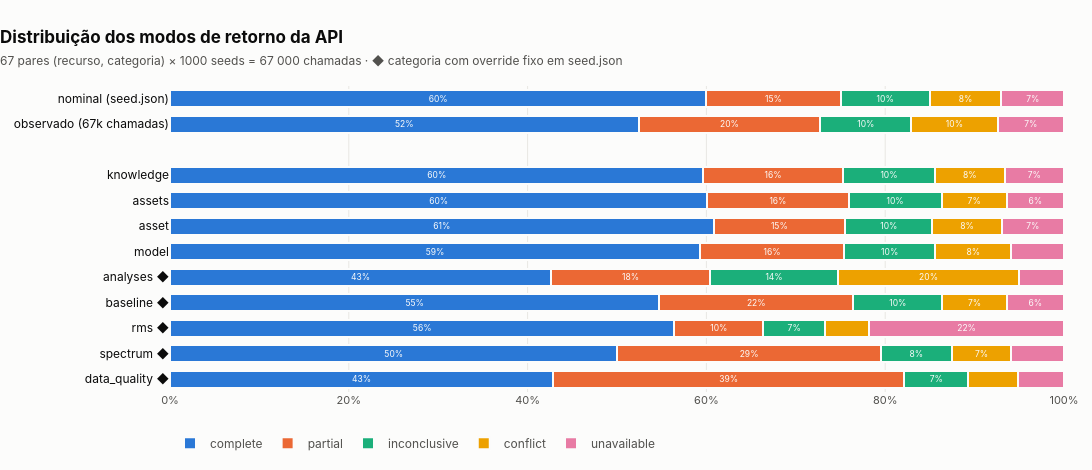

The notebook cell saved with this chart:
### Code cell
# Paleta categórica em ordem fixa (slots 1-5 do sistema de design), validada para pares
# adjacentes em pilha. Contraste sub-3:1 em três slots => rótulos diretos, nunca só cor.
# Os cinco modos de retorno da API. Os três que existem na paleta do trabalho vêm do
# módulo; os dois que só este notebook usa ficam declarados aqui, e é o teste da T31
# que impede um deles de virar um segundo azul.
CORES = {"complete": fg.AZUL, "partial": "#eb6834", "inconclusive": fg.VERDE,
         "conflict": fg.AMBAR, "unavailable": "#e87ba4"}
TINTA, TINTA2, SUPERFICIE = fg.TINTA, fg.TINTA2, fg.SUPERFICIE

ORDEM = ["knowledge", "company", "assets", "asset", "model", "analyses",
         "baseline", "rms", "spectrum", "data_quality"]
ordem = [c for c in ORDEM if c in por_categoria]

rotulos = ["nominal (seed.json)", f"observado ({total//1000}k chamadas)", ""] + [
    f"{c}{' ◆' if any(p[1] == c and p in com_override for p in pares) else ''}" for c in ordem
]
series = {m: [DISTRIBUICAO[m], observado[m] / total, None] +
             [por_categoria[c][m] / sum(por_categoria[c].values()) for c in ordem]
          for m in MODOS}

fig = go.Figure()
for modo in MODOS:
    vals = series[modo]
    fig.add_bar(
        y=rotulos, x=vals, name=modo, orientation="h",
        marker=dict(color=CORES[modo], line=dict(color=SUPERFICIE, width=2)),
        text=[f"{v:.0%}" if v is not None and v >= 0.06 else "" for v in vals],
        textposition="inside", insidetextanchor="middle",
        textfont=dict(color=SUPERFICIE, size=11, family=fg.FAMILIA),
        hovertemplate="%{y} · " + modo + " · %{x:.1%}<extra></extra>",
    )

fig.update_layout(
    barmode="stack", bargap=0.34,
    title=dict(
        text="<b>Distribuição dos modos de retorno da API</b><br>"
             "<span style='font-size:12px;color:#52514e'>67 pares (recurso, categoria) × 1000 "
             "seeds = 67 000 chamadas · ◆ categoria com override fixo em seed.json</span>",
        x=0, xanchor="left", font=dict(size=17, color=TINTA),
    ),
    legend=dict(orientation="h", y=-0.12, x=0, font=dict(color=TINTA2, size=12),
                title=None, traceorder="normal"),
    xaxis=dict(tickformat=".0%", showgrid=True, gridcolor="#e8e7e3", zeroline=False,
               range=[0, 1], tickfont=dict(color=TINTA2, size=11)),
    yaxis=dict(autorange="reversed", tickfont=dict(color=TINTA, size=12)),
    plot_bgcolor=SUPERFICIE, paper_bgcolor=SUPERFICIE,
    margin=dict(l=170, r=28, t=86, b=64), height=470, width=fg.LARGURA,
    font=dict(family=fg.FAMILIA),
)

png, svg = fg.exportar(fig, "fig01_distribuicao_status", FIGURAS)
print("gravado:", png.relative_to(RAIZ), "+", svg.name)
fig.show()

### Figure 1 — Plotly figure (JSON) as saved in the notebook; plotly's stock layout.template omitted (floating-point values rounded to 4 significant figures)
{"data": [{"hovertemplate": "%{y} · complete · %{x:.1%}<extra></extra>", "insidetextanchor": "middle", "marker": {"color": "#2a78d6", "line": {"color": "#fcfcfb", "width": 2}}, "name": "complete", "orientation": "h", "text": ["60%", "52%", "", "60%", "60%", "61%", "59%", "43%", "55%", "56%", "50%", "43%"], "textfont": {"color": "#fcfcfb", "family": "Inter, Helvetica, Arial, sans-serif", "size": 11}, "textposition": "inside", "type": "bar", "x": [0.6, 0.5243, null, 0.5967, 0.601, 0.608, 0.593, 0.4265, 0.5473, 0.5642, 0.5005, 0.4287], "y": ["nominal (seed.json)", "observado (67k chamadas)", "", "knowledge", "assets", "asset", "model", "analyses ◆", "baseline ◆", "rms ◆", "spectrum ◆", "data_quality ◆"]}, {"hovertemplate": "%{y} · partial · %{x:.1%}<extra></extra>", "insidetextanchor": "middle", "marker": {"color": "#eb6834", "line": {"color": "#fcfcfb", "width": 2}}, "name": "partial", "orientation": "h", "text": ["15%", "20%", "", "16%", "16%", "15%", "16%", "18%", "22%", "10%", "29%", "39%"], "textfont": {"color": "#fcfcfb", "family": "Inter, Helvetica, Arial, sans-serif", "size": 11}, "textposition": "inside", "type": "bar", "x": [0.15, 0.2031, null, 0.1559, 0.158, 0.1471, 0.161, 0.1773, 0.217, 0.0995, 0.2945, 0.3924], "y": ["nominal (seed.json)", "observado (67k chamadas)", "", "knowledge", "assets", "asset", "model", "analyses ◆", "baseline ◆", "rms ◆", "spectrum ◆", "data_quality ◆"]}, {"hovertemplate": "%{y} · inconclusive · %{x:.1%}<extra></extra>", "insidetextanchor": "middle", "marker": {"color": "#1baf7a", "line": {"color": "#fcfcfb", "width": 2}}, "name": "inconclusive", "orientation": "h", "text": ["10%", "10%", "", "10%", "10%", "10%", "10%", "14%", "10%", "7%", "8%", "7%"], "textfont": {"color": "#fcfcfb", "family": "Inter, Helvetica, Arial, sans-serif", "size": 11}, "textposition": "inside", "type": "bar", "x": [0.1, 0.1017, null, 0.1033, 0.104, 0.0978, 0.102, 0.1437, 0.09946, 0.069, 0.07967, 0.07186], "y": ["nominal (seed.json)", "observado (67k chamadas)", "", "knowledge", "assets", "asset", "model", "analyses ◆", "baseline ◆", "rms ◆", "spectrum ◆", "data_quality ◆"]}, {"hovertemplate": "%{y} · conflict · %{x:.1%}<extra></extra>", "insidetextanchor": "middle", "marker": {"color": "#eda100", "line": {"color": "#fcfcfb", "width": 2}}, "name": "conflict", "orientation": "h", "text": ["8%", "10%", "", "8%", "7%", "8%", "8%", "20%", "7%", "", "7%", ""], "textfont": {"color": "#fcfcfb", "family": "Inter, Helvetica, Arial, sans-serif", "size": 11}, "textposition": "inside", "type": "bar", "x": [0.08, 0.09654, null, 0.07771, 0.073, 0.0772, 0.085, 0.202, 0.07223, 0.04933, 0.06617, 0.05543], "y": ["nominal (seed.json)", "observado (67k chamadas)", "", "knowledge", "assets", "asset", "model", "analyses ◆", "baseline ◆", "rms ◆", "spectrum ◆", "data_quality ◆"]}, {"hovertemplate": "%{y} · unavailable · %{x:.1%}<extra></extra>", "insidetextanchor": "middle", "marker": {"color": "#e87ba4", "line": {"color": "#fcfcfb", "width": 2}}, "name": "unavailable", "orientation": "h", "text": ["7%", "7%", "", "7%", "6%", "7%", "", "", "6%", "22%", "", ""], "textfont": {"color": "#fcfcfb", "family": "Inter, Helvetica, Arial, sans-serif", "size": 11}, "textposition": "inside", "type": "bar", "x": [0.07, 0.0743, null, 0.06643, 0.064, 0.0699, 0.059, 0.0505, 0.064, 0.218, 0.05917, 0.05157], "y": ["nominal (seed.json)", "observado (67k chamadas)", "", "knowledge", "assets", "asset", "model", "analyses ◆", "baseline ◆", "rms ◆", "spectrum ◆", "data_quality ◆"]}], "layout": {"bargap": 0.34, "barmode": "stack", "font": {"family": "Inter, Helvetica, Arial, sans-serif"}, "height": 470, "legend": {"font": {"color": "#52514e", "size": 12}, "orientation": "h", "title": {}, "traceorder": "normal", "x": 0, "y": -0.12}, "margin": {"b": 64, "l": 170, "r": 28, "t": 86}, "paper_bgcolor": "#fcfcfb", "plot_bgcolor": "#fcfcfb", "title": {"font": {"color": "#0b0b0b", "size": 17}, "text": "<b>Distribuição dos modos de retorno da API</b><br><span style='font-size:12px;color:#52514e'>67 pares (recurso, categoria) × 1000 seeds = 67 000 chamadas · ◆ categoria com override fixo em seed.json</span>", "x": 0, "xanchor": "left"}, "width": 1180, "xaxis": {"gridcolor": "#e8e7e3", "range": [0, 1], "showgrid": true, "tickfont": {"color": "#52514e", "size": 11}, "tickformat": ".0%", "zeroline": false}, "yaxis": {"autorange": "reversed", "tickfont": {"color": "#0b0b0b", "size": 12}}}}
